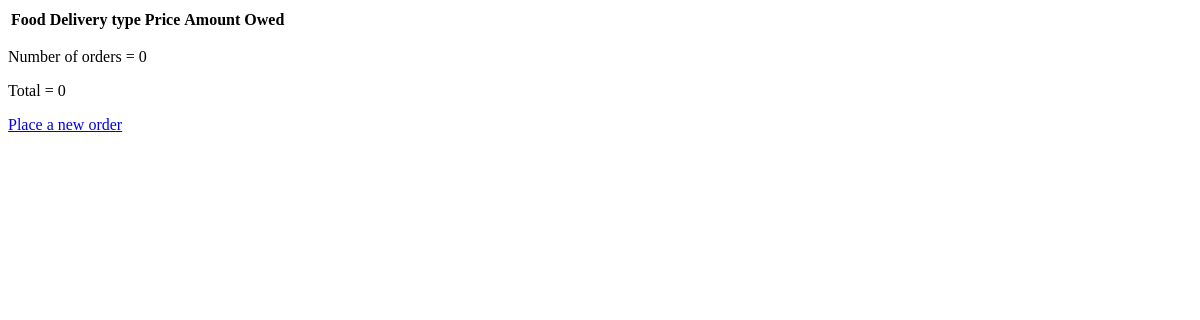
/postget/customers/Kofi, run on an earlier commit of the app's database.
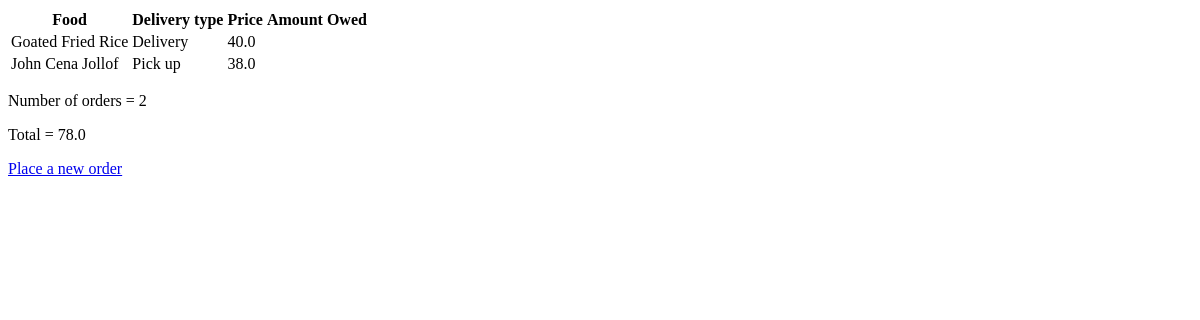
And on a later commit of the database.
### postget/models.py (models this page shows, shortened)
class Order(models.Model):
    locs = (
        ('Bantama', 'Bantama'),
        ('Santasi', 'Santasi'),
        ('Abrepo', 'Abrepo'),
        ('North', 'North'),
        ('South', 'South'),
        )
    category = (
        ('Pick up', 'Pick up'),
        ('Delivery', 'Delivery')
        )
    customer_name = models.ForeignKey(Customer, null=True, on_delete=models.SET_NULL)
    food = models.ForeignKey(Food, null=True, on_delete=models.SET_NULL)
    location = models.CharField(max_length=150, null=True, choices=locs)
    invoice = models.CharField(max_length=150, null=True)
    delivery = models.CharField(max_length=150, null=True, choices=category)

class Food(models.Model):
    name = models.CharField(max_length=200, null=True)
    price = models.FloatField(null=True)
    description = models.CharField(max_length=250, null=True, blank=True)
    date_created = models.DateField(auto_now_add=True, null=True)
    tag = models.ManyToManyField(Tag)
    def __str__(self):
        return str(self.name)

### postget/views.py (the view)
# urls.py: path('customers/<str:name>', views.customers, name='customers'),
def customers(request, name):
    customer = Customer.objects.get(name=name)
    orders = customer.order_set.all()
    total = sum([i.food.price for i in orders])
    context = {'orders':orders, 'total':total, 'customer':customer}
    return render(request, 'customers.html', context)

### postget/models.py (called while the page is built)
    def __str__(self):
        return str(self.name)

### postget/templates/customers.html
<table>
    <tr>
        <th>Food</th>
        <th>Delivery type</th>
        <th>Price</th>
        <th>Amount Owed</th>
    </tr>
    {% for order in orders %}
    <tr>
        <td>{{order.food}}</td>
        <td>{{order.delivery}}</td>
        <td>{{order.food.price}}</td>
    </tr>
    {% endfor %}
</table>
<p>Number of orders = {{orders.count}}</p>
<p>Total = {{total}}</p>
<a href="{% url 'create_order' customer %}">
    <p>Place a new order</p>
</a>

What changed in the data, as far as the page shows it:
added Order: food "Goated Fried Rice", delivery "Delivery", food.price "40.0"
added Order: food "John Cena Jollof", delivery "Pick up", food.price "38.0"
Also different on the page:
{{ orders.count }}: "0" → "2"
{{ total }}: "0" → "78.0"
